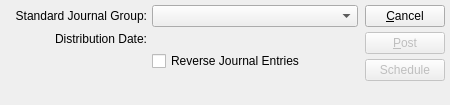
<?xml version="1.0" encoding="UTF-8"?>
<ui version="4.0">
 <comment>This file is part of the xTuple ERP: PostBooks Edition, a free and
open source Enterprise Resource Planning software suite,
Copyright (c) 1999-2018 by OpenMFG LLC, d/b/a xTuple.
It is licensed to you under the Common Public Attribution License
version 1.0, the full text of which (including xTuple-specific Exhibits)
is available at www.xtuple.com/CPAL.  By using this software, you agree
to be bound by its terms.</comment>
 <class>postStandardJournalGroup</class>
 <widget class="QDialog" name="postStandardJournalGroup">
  <property name="geometry">
   <rect>
    <x>0</x>
    <y>0</y>
    <width>450</width>
    <height>105</height>
   </rect>
  </property>
  <property name="windowTitle">
   <string>Post Standard Journal Group</string>
  </property>
  <layout class="QHBoxLayout">
   <property name="spacing">
    <number>7</number>
   </property>
   <property name="margin">
    <number>5</number>
   </property>
   <item>
    <layout class="QVBoxLayout">
     <property name="spacing">
      <number>0</number>
     </property>
     <property name="margin">
      <number>0</number>
     </property>
     <item>
      <layout class="QGridLayout">
       <property name="margin">
        <number>0</number>
       </property>
       <property name="spacing">
        <number>5</number>
       </property>
       <item row="1" column="1">
        <layout class="QHBoxLayout">
         <property name="spacing">
          <number>0</number>
         </property>
         <property name="margin">
          <number>0</number>
         </property>
         <item>
          <widget class="DLineEdit" name="_distDate"/>
         </item>
         <item>
          <spacer>
           <property name="orientation">
            <enum>Qt::Horizontal</enum>
           </property>
           <property name="sizeType">
            <enum>QSizePolicy::Expanding</enum>
           </property>
           <property name="sizeHint" stdset="0">
            <size>
             <width>31</width>
             <height>10</height>
            </size>
           </property>
          </spacer>
         </item>
        </layout>
       </item>
       <item row="2" column="1">
        <widget class="QCheckBox" name="_reverse">
         <property name="text">
          <string>Reverse Journal Entries</string>
         </property>
        </widget>
       </item>
       <item row="0" column="0">
        <widget class="QLabel" name="_stdjrnlgrpLit">
         <property name="text">
          <string>Standard Journal Group:</string>
         </property>
         <property name="alignment">
          <set>Qt::AlignRight|Qt::AlignTrailing|Qt::AlignVCenter</set>
         </property>
         <property name="buddy">
          <cstring>_stdjrnlgrp</cstring>
         </property>
        </widget>
       </item>
       <item row="2" column="0">
        <spacer>
         <property name="orientation">
          <enum>Qt::Horizontal</enum>
         </property>
         <property name="sizeType">
          <enum>QSizePolicy::Minimum</enum>
         </property>
         <property name="sizeHint" stdset="0">
          <size>
           <width>142</width>
           <height>20</height>
          </size>
         </property>
        </spacer>
       </item>
       <item row="1" column="0">
        <widget class="QLabel" name="_distributionDate">
         <property name="text">
          <string>Distribution Date:</string>
         </property>
         <property name="alignment">
          <set>Qt::AlignRight|Qt::AlignTrailing|Qt::AlignVCenter</set>
         </property>
         <property name="buddy">
          <cstring>_distDate</cstring>
         </property>
        </widget>
       </item>
       <item row="0" column="1">
        <widget class="XComboBox" name="_stdjrnlgrp"/>
       </item>
      </layout>
     </item>
     <item>
      <spacer>
       <property name="orientation">
        <enum>Qt::Vertical</enum>
       </property>
       <property name="sizeType">
        <enum>QSizePolicy::Expanding</enum>
       </property>
       <property name="sizeHint" stdset="0">
        <size>
         <width>16</width>
         <height>16</height>
        </size>
       </property>
      </spacer>
     </item>
    </layout>
   </item>
   <item>
    <layout class="QVBoxLayout">
     <property name="spacing">
      <number>0</number>
     </property>
     <property name="margin">
      <number>0</number>
     </property>
     <item>
      <layout class="QVBoxLayout">
       <property name="spacing">
        <number>5</number>
       </property>
       <property name="margin">
        <number>0</number>
       </property>
       <item>
        <widget class="QPushButton" name="_close">
         <property name="text">
          <string>&amp;Cancel</string>
         </property>
        </widget>
       </item>
       <item>
        <widget class="QPushButton" name="_post">
         <property name="enabled">
          <bool>false</bool>
         </property>
         <property name="text">
          <string>&amp;Post</string>
         </property>
         <property name="autoDefault">
          <bool>true</bool>
         </property>
         <property name="default">
          <bool>true</bool>
         </property>
        </widget>
       </item>
       <item>
        <widget class="QPushButton" name="_submit">
         <property name="enabled">
          <bool>false</bool>
         </property>
         <property name="text">
          <string>Schedule</string>
         </property>
        </widget>
       </item>
      </layout>
     </item>
     <item>
      <spacer>
       <property name="orientation">
        <enum>Qt::Vertical</enum>
       </property>
       <property name="sizeType">
        <enum>QSizePolicy::Expanding</enum>
       </property>
       <property name="sizeHint" stdset="0">
        <size>
         <width>16</width>
         <height>43</height>
        </size>
       </property>
      </spacer>
     </item>
    </layout>
   </item>
  </layout>
 </widget>
 <layoutdefault spacing="6" margin="11"/>
 <customwidgets>
  <customwidget>
   <class>DLineEdit</class>
   <extends>QWidget</extends>
   <header>datecluster.h</header>
   <container>1</container>
  </customwidget>
  <customwidget>
   <class>XComboBox</class>
   <extends>QComboBox</extends>
   <header>xcombobox.h</header>
  </customwidget>
 </customwidgets>
 <tabstops>
  <tabstop>_stdjrnlgrp</tabstop>
  <tabstop>_distDate</tabstop>
  <tabstop>_reverse</tabstop>
  <tabstop>_post</tabstop>
  <tabstop>_submit</tabstop>
  <tabstop>_close</tabstop>
 </tabstops>
 <resources/>
 <connections>
  <connection>
   <sender>_close</sender>
   <signal>clicked()</signal>
   <receiver>postStandardJournalGroup</receiver>
   <slot>reject()</slot>
   <hints>
    <hint type="sourcelabel">
     <x>388</x>
     <y>27</y>
    </hint>
    <hint type="destinationlabel">
     <x>20</x>
     <y>20</y>
    </hint>
   </hints>
  </connection>
  <connection>
   <sender>_stdjrnlgrp</sender>
   <signal>notNull(bool)</signal>
   <receiver>_post</receiver>
   <slot>setEnabled(bool)</slot>
   <hints>
    <hint type="sourcelabel">
     <x>174</x>
     <y>27</y>
    </hint>
    <hint type="destinationlabel">
     <x>388</x>
     <y>59</y>
    </hint>
   </hints>
  </connection>
  <connection>
   <sender>_stdjrnlgrp</sender>
   <signal>notNull(bool)</signal>
   <receiver>_submit</receiver>
   <slot>setEnabled(bool)</slot>
   <hints>
    <hint type="sourcelabel">
     <x>279</x>
     <y>30</y>
    </hint>
    <hint type="destinationlabel">
     <x>390</x>
     <y>87</y>
    </hint>
   </hints>
  </connection>
 </connections>
</ui>
